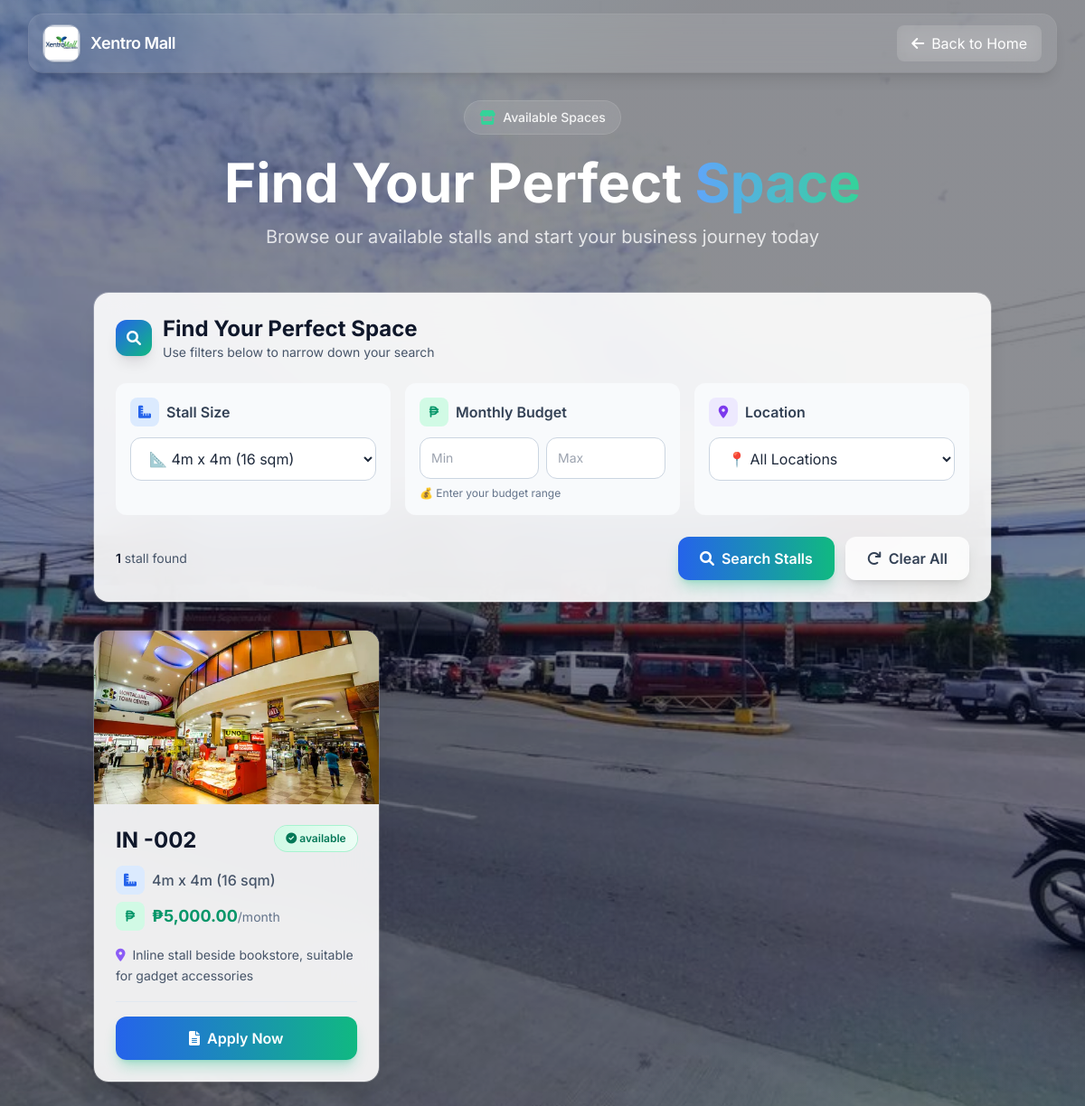
The page /XentroMall/user_stall_page.php?size=4m x 4m (16 sqm) on the database its author committed.
### tables this page shows
CREATE TABLE `stalls` (
  `id` int(11) NOT NULL,
  `stall_number` varchar(20) NOT NULL,
  `floor_area` varchar(50) NOT NULL,
  `monthly_rate` decimal(10,2) NOT NULL,
  `description` text NOT NULL,
  `status` enum('available','not_available','reserved') NOT NULL DEFAULT 'available',
  `image_path` varchar(255) DEFAULT NULL,
  `created_at` timestamp NOT NULL DEFAULT current_timestamp(),
  `updated_at` timestamp NOT NULL DEFAULT current_timestamp() ON UPDATE current_timestamp()
);

### XentroMall/user_stall_page.php (the view, shortened to what this page needs)
<?php
require 'config.php';
$size_filter = isset($_GET['size']) ? trim($_GET['size']) : '';
$price_min = isset($_GET['price_min']) ? floatval($_GET['price_min']) : 0;
$price_max = isset($_GET['price_max']) ? floatval($_GET['price_max']) : PHP_FLOAT_MAX;
$query = "SELECT * FROM stalls WHERE status = 'available'";
$params = [];
if (!empty($size_filter)) {
    $query .= " AND floor_area LIKE :size";
    $params[':size'] = "%$size_filter%";
}
$stmt = $pdo->prepare($query);
$stmt->execute($params);
$stalls = $stmt->fetchAll(PDO::FETCH_ASSOC);
$sizes_stmt = $pdo->query("SELECT DISTINCT floor_area FROM stalls ORDER BY floor_area");
$unique_sizes = $sizes_stmt->fetchAll(PDO::FETCH_COLUMN);
?>
<!DOCTYPE html>
<html lang="en" class="scroll-smooth">
<head>
    <script src="https://cdn.tailwindcss.com"></script>
    <link rel="stylesheet" href="https://cdnjs.cloudflare.com/ajax/libs/font-awesome/5.15.3/css/all.min.css" />
    <link rel="stylesheet" href="https://cdnjs.cloudflare.com/ajax/libs/font-awesome/6.0.0/css/all.min.css">
</head>
<body class="min-h-screen text-slate-800">
    <header class="fixed top-0 inset-x-0 z-40">
        <div class="mx-auto max-w-7xl px-4 sm:px-6 lg:px-8">
            <nav class="mt-4 flex items-center justify-between rounded-2xl bg-white/10 backdrop-blur-xl ring-1 ring-white/15 px-4 py-3 shadow-lg">
                <a href="index.php" class="flex items-center gap-3">
                    <span class="h-10 w-10 overflow-hidden rounded-xl ring-1 ring-white/30 bg-white/70 flex items-center justify-center shadow">
                        <img src="img/logo.jpg" alt="XentroMall" class="h-9 w-9 object-cover" />
                    </span>
                    <span class="text-white font-semibold tracking-tight text-lg">Xentro Mall</span>
                </a>
                <a href="index.php" class="inline-flex items-center gap-2 rounded-lg bg-white/10 backdrop-blur px-4 py-2 text-white hover:bg-white/20 transition">
                    <i class="fas fa-arrow-left"></i>
                    <span class="hidden sm:inline">Back to Home</span>
                </a>
            </nav>
        </div>
    </header>
    <div class="container mx-auto px-4 pt-28 pb-12">
        <div class="text-center mb-12">
            <div class="inline-flex items-center gap-2 rounded-full bg-white/10 backdrop-blur-xl ring-1 ring-white/20 px-4 py-2 mb-6">
                <i class="fas fa-store text-emerald-400"></i>
                <span class="text-sm font-medium text-white/90">Available Spaces</span>
            </div>
            <h1 class="text-5xl md:text-6xl font-bold text-white mb-4">Find Your Perfect <span class="bg-gradient-to-r from-blue-400 to-emerald-400 bg-clip-text text-transparent">Space</span></h1>
            <p class="text-xl text-white/80 max-w-2xl mx-auto">Browse our available stalls and start your business journey today</p>
        </div>
        <div class="bg-white/90 backdrop-blur-xl rounded-2xl shadow-xl ring-1 ring-white/20 p-6 mb-8">
            <div class="flex items-center gap-3 mb-6">
                <div class="h-10 w-10 rounded-xl bg-gradient-to-br from-blue-600 to-emerald-500 text-white flex items-center justify-center shadow-lg">
                    <i class="fas fa-search"></i>
                </div>
                <div>
                    <h2 class="text-2xl font-bold text-slate-900">Find Your Perfect Space</h2>
                    <p class="text-sm text-slate-600">Use filters below to narrow down your search</p>
                </div>
            </div>
            <form method="get" action="" class="space-y-6">
                <div class="grid grid-cols-1 md:grid-cols-3 gap-4">
                    <div class="bg-slate-50 rounded-xl p-4">
                        <label for="size" class="block text-slate-700 font-semibold mb-3 flex items-center gap-2">
                            <div class="w-8 h-8 rounded-lg bg-blue-100 text-blue-600 flex items-center justify-center">
                                <i class="fas fa-ruler-combined text-sm"></i>
                            </div>
                            Stall Size
                        </label>
                        <select id="size" name="size" class="w-full px-4 py-3 border border-slate-300 rounded-xl focus:ring-2 focus:ring-blue-500 focus:border-transparent transition bg-white">
                            <?php foreach ($unique_sizes as $size): ?>
                                <option value="<?= htmlspecialchars($size) ?>" <?= $size_filter === $size ? 'selected' : '' ?>>
                                    📐 <?= htmlspecialchars($size) ?>
                                </option>
                            <?php endforeach; ?>
                        </select>
                    </div>
                    <div class="bg-slate-50 rounded-xl p-4">
                        <label class="block text-slate-700 font-semibold mb-3 flex items-center gap-2">
                            <div class="w-8 h-8 rounded-lg bg-emerald-100 text-emerald-600 flex items-center justify-center">
                                <i class="fas fa-peso-sign text-sm"></i>
                            </div>
                            Monthly Budget
                        </label>
                        <div class="grid grid-cols-2 gap-2">
                            <input type="number" name="price_min" placeholder="Min"
                                   class="w-full px-3 py-3 border border-slate-300 rounded-xl focus:ring-2 focus:ring-blue-500 focus:border-transparent transition bg-white text-sm"
                                   value="<?= $price_min > 0 ? htmlspecialchars($price_min) : '' ?>"
                                   min="0" step="100">
                            <input type="number" name="price_max" placeholder="Max"
                                   class="w-full px-3 py-3 border border-slate-300 rounded-xl focus:ring-2 focus:ring-blue-500 focus:border-transparent transition bg-white text-sm"
                                   value="<?= $price_max < PHP_FLOAT_MAX ? htmlspecialchars($price_max) : '' ?>"
                                   min="0" step="100">
                        </div>
                        <p class="text-xs text-slate-500 mt-2">💰 Enter your budget range</p>
                    </div>
                    <div class="bg-slate-50 rounded-xl p-4">
                        <label for="location" class="block text-slate-700 font-semibold mb-3 flex items-center gap-2">
                            <div class="w-8 h-8 rounded-lg bg-violet-100 text-violet-600 flex items-center justify-center">
                                <i class="fas fa-map-marker-alt text-sm"></i>
                            </div>
                            Location
                        </label>
                        <select id="location" name="location" class="w-full px-4 py-3 border border-slate-300 rounded-xl focus:ring-2 focus:ring-blue-500 focus:border-transparent transition bg-white">
                            <option value="">📍 All Locations</option>
                        </select>
                    </div>
                </div>
                <div class="flex flex-col sm:flex-row gap-3 justify-between items-center">
                    <div class="text-sm text-slate-600">
                        <?php if (count($stalls) > 0): ?>
                            <span class="font-semibold text-slate-900"><?= count($stalls) ?></span>
                            <span class="text-slate-600">stall<?= count($stalls) != 1 ? 's' : '' ?> found</span>
                        <?php endif; ?>
                    </div>
                    <div class="flex gap-3">
                        <button type="submit" class="inline-flex items-center gap-2 bg-gradient-to-r from-blue-600 to-emerald-500 hover:from-blue-700 hover:to-emerald-600 text-white px-6 py-3 rounded-xl font-semibold shadow-lg shadow-emerald-500/30 transition-all hover:scale-105">
                            <i class="fas fa-search"></i> Search Stalls
                        </button>
                        <a href="?" class="inline-flex items-center gap-2 bg-white/80 hover:bg-white text-slate-700 px-6 py-3 rounded-xl font-semibold shadow-lg transition-all hover:scale-105">
                            <i class="fas fa-redo"></i> Clear All
                        </a>
                    </div>
                </div>
            </form>
        </div>
        <?php if (count($stalls) > 0): ?>
            <div class="grid grid-cols-1 md:grid-cols-2 lg:grid-cols-3 gap-6">
                <?php foreach ($stalls as $stall): ?>
                    <div class="group relative bg-white/90 backdrop-blur-xl rounded-2xl shadow-xl ring-1 ring-white/20 overflow-hidden stall-card h-full">
                        <div class="relative h-48 overflow-hidden">
                            <?php if (!empty($stall['image_path'])): ?>
                                <img src="<?= htmlspecialchars($stall['image_path']) ?>" alt="<?= htmlspecialchars($stall['stall_number']) ?>" class="w-full h-full object-cover group-hover:scale-110 transition-transform duration-300">
                            <?php else: ?>
                                <div class="w-full h-full bg-gradient-to-br from-slate-100 to-slate-200 flex items-center justify-center text-slate-400">
                                    <i class="fas fa-store-alt text-5xl"></i>
                                </div>
                            <?php endif; ?>
                        </div>
                        <div class="card-content p-6">
                            <div class="card-details">
                                <div class="flex justify-between items-start mb-3">
                                    <h3 class="text-2xl font-bold text-slate-900"><?= htmlspecialchars($stall['stall_number']) ?></h3>
                                    <span class="bg-gradient-to-r from-emerald-100 to-emerald-50 text-emerald-700 text-xs font-semibold px-3 py-1.5 rounded-full whitespace-nowrap ring-1 ring-emerald-200">
                                        <i class="fas fa-check-circle"></i> <?= htmlspecialchars($stall['status'] ?? 'Available') ?>
                                    </span>
                                </div>
                                <div class="space-y-2 mb-4">
                                    <p class="flex items-center gap-2 text-slate-600">
                                        <span class="flex-shrink-0 w-8 h-8 rounded-lg bg-blue-100 text-blue-600 flex items-center justify-center">
                                            <i class="fas fa-ruler-combined text-sm"></i>
                                        </span>
                                        <span class="font-medium"><?= htmlspecialchars($stall['floor_area']) ?></span>
                                    </p>
                                    <p class="flex items-center gap-2 text-slate-600">
                                        <span class="flex-shrink-0 w-8 h-8 rounded-lg bg-emerald-100 text-emerald-600 flex items-center justify-center">
                                            <i class="fas fa-peso-sign text-sm"></i>
                                        </span>
                                        <span class="font-bold text-lg text-emerald-600">₱<?= number_format($stall['monthly_rate'], 2) ?><span class="text-sm font-normal text-slate-500">/month</span></span>
                                    </p>
                                </div>
                                <p class="text-sm text-slate-600 leading-relaxed mb-4">
                                    <i class="fas fa-map-marker-alt text-violet-500 mr-1"></i> <?= htmlspecialchars($stall['description']) ?>
                                </p>
                            <div class="card-actions pt-4 border-t border-slate-200">
                                <button onclick="showConfirmationModal('<?php echo $stall['id']; ?>', '<?php echo htmlspecialchars($stall['stall_number'], ENT_QUOTES); ?>')"
                                    class="w-full inline-flex items-center justify-center gap-2 bg-gradient-to-r from-blue-600 to-emerald-500 hover:from-blue-700 hover:to-emerald-600 text-white px-4 py-3 rounded-xl font-semibold shadow-lg shadow-emerald-500/30 transition-all hover:scale-105">
                                    <i class="fas fa-file-alt"></i> Apply Now
                                </button>
                            </div>
                            </div>
                        </div>
                    </div>
                <?php endforeach; ?>
            </div>
        <?php endif; ?>
    </div>
</body>
</html>

### XentroMall/user_stall_page.php (style rules this page uses)
:root { color-scheme: light only; }
body { font-family: 'Inter', sans-serif; background: #0b1220; }
.stall-card { display: flex; flex-direction: column; height: 100%; transition: all 0.3s ease; }
.stall-card .card-content { flex: 1; display: flex; flex-direction: column; height: 100%; }
.stall-card .card-details { flex: 1; display: flex; flex-direction: column; }
.stall-card .card-actions { margin-top: auto; }

### rows shown on the page
stalls: image_path (picture), stall_number "IN -002", status "available", floor_area "4m x 4m (16 sqm)", monthly_rate "5,000.00", description "Inline stall beside bookstore, suitable for gadget accessories"

### other values the page prints
count($stalls) "1"
